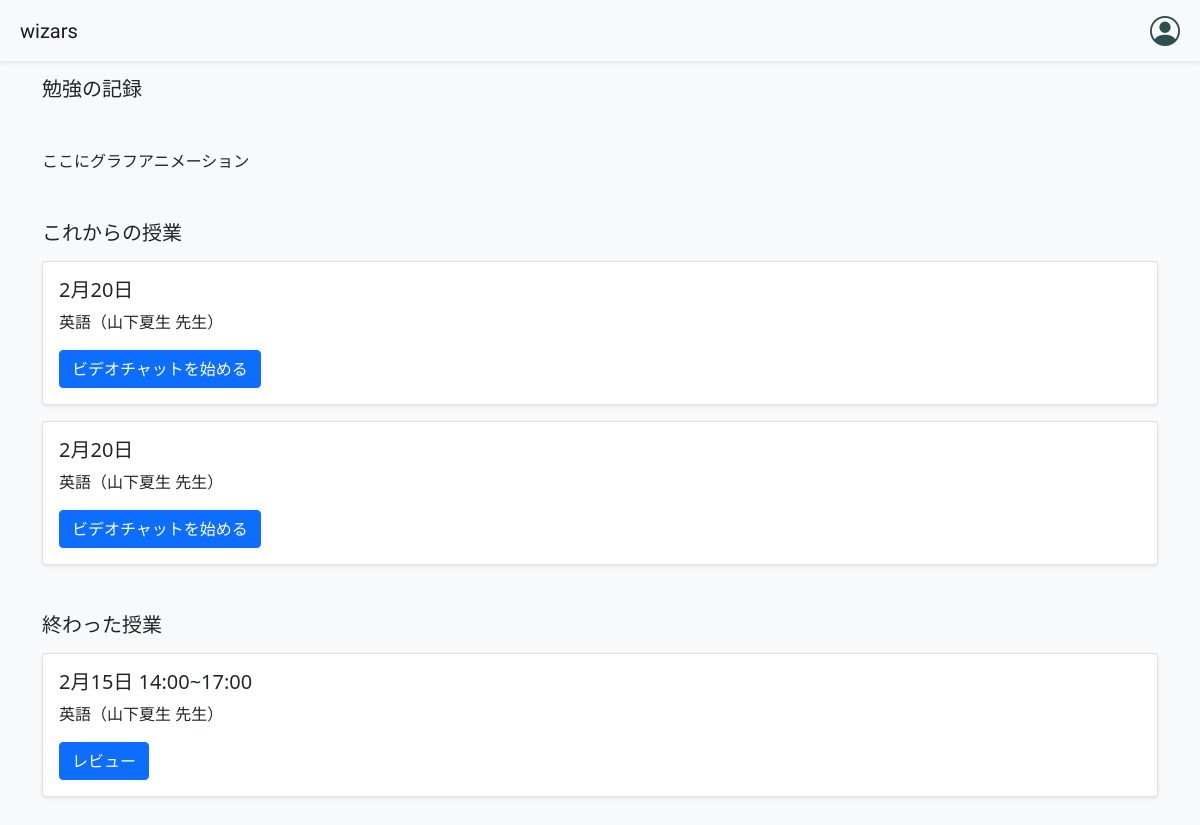
/mypage, run on an earlier commit of the app's database.
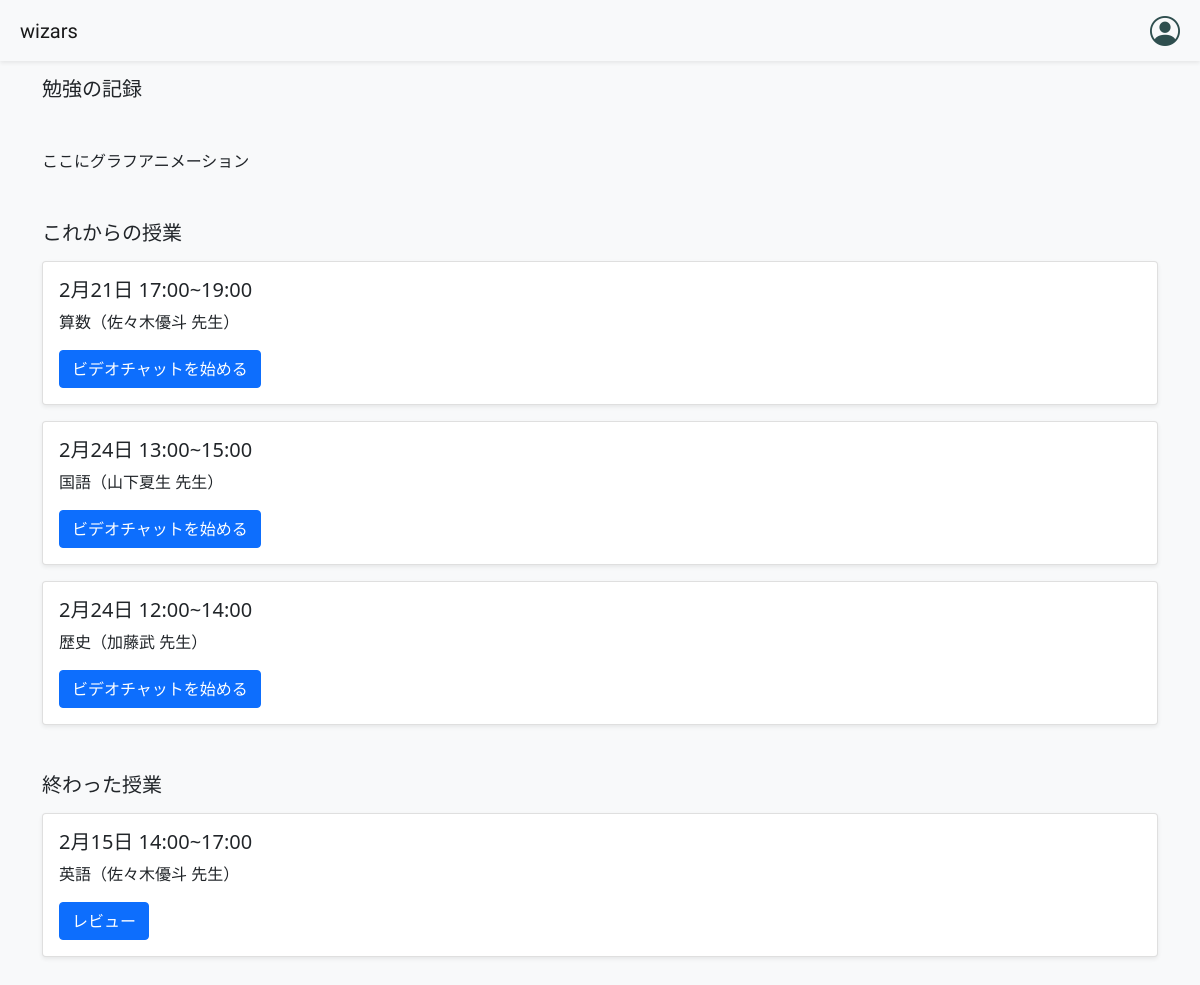
And on a later commit of the database.
### models/models.py (models this page shows, shortened)
class Teacher(Base):
    __tablename__ = 'teachers'
    id = Column(Integer, primary_key=True)
    name = Column(String)
    subject = Column(String)
    price = Column(String)
    time = Column(String)
    text = Column(Text)
    image = Column(Integer)
    date = Column(DateTime, default=datetime.now())

### app/app.py (the view)
@app.route("/mypage")
def mypage():
    lectures = Lecture.query.all()
    lecture = Lecture.query.first()
    if lecture != None:
        teachers = []
        for lecture in lectures:
            teacher = Teacher.query.filter_by(id=lecture.teacher_id).first()
            teachers.append(teacher)
        return render_template("mypage.html", teachers=teachers)
    else:
        return render_template("mypage.html")

### app/templates/mypage.html (shortened to what this page needs)
{% extends "main_layout.html" %} {% block content%}
<div class="container">
    <h5 class="mt-3">勉強の記録</h5>
    <p class="my-5">ここにグラフアニメーション</p>
    <h5 class="mt-3">これからの授業</h5>
    {% for teacher in teachers if teachers != None %}
    <div class="card shadow-sm mt-3">
        <div class="card-body">
            <h5 class="card-title">{{teacher.time}}</h5>
            <p class="card-text">{{teacher.subject}}（<a href="/teachers/{{teacher.id}}" class="text-dark"
                    style="text-decoration: none;">{{teacher.name}} 先生</a>）</p>
            <a href="#" class="btn btn-primary">ビデオチャットを始める</a>
        </div>
    </div>
    {% endfor %}
    <h5 class="mt-5">終わった授業</h5>
    {% if teachers != None %}
    <div class="card shadow-sm mt-3 mb-5">
        <div class="card-body">
            <h5 class="card-title">2月15日 14:00~17:00</h5>
            <p class="card-text">英語（<a href="/teachers/{{teachers[0].id}}" class="text-dark"
                    style="text-decoration: none;">{{teachers[0].name}} 先生</a>）</p>
            <button type="button" class="btn btn-primary" data-bs-toggle="modal" data-bs-target="#reviewModal">
                レビュー
            </button>
        </div>
    </div>
    {% endif %}
</div>
{% endblock %}

### app/templates/main_layout.html (shortened to what this page needs)
<!DOCTYPE html>
<html lang="ja" dir="ltr">
<head>
    <link href="https://cdn.jsdelivr.net/npm/bootstrap@5.0.0-beta1/dist/css/bootstrap.min.css" rel="stylesheet"
>
    <link rel="stylesheet" href="https://cdnjs.cloudflare.com/ajax/libs/font-awesome/5.15.2/css/all.min.css"
 />
    <link rel="stylesheet" href="https://cdn.jsdelivr.net/npm/bootstrap-icons@1.3.0/font/bootstrap-icons.css">
    <link rel="stylesheet" href="/static/style.css" type="text/css">
</head>
<body class="bg-light">
    <header>
        <nav class="navbar navbar-light bg-light shadow-sm">
            <div class="container-fluid mx-2">
                <a class="navbar-brand" href="/teachers" style="font-family: Amita;">
                    wizars
                </a>
                <div class="btn-group">
                    <a href="/mypage">
                        <i class="bi bi-person-circle" style="font-size: 30px; color: darkslategrey;"></i>
                    </a>
                </div>
            </div>
        </nav>
    </header>
    <main class="mx-3 my-3">
        {% block content %} {% endblock %}
    </main>
</body>
</html>

What changed in the data, as far as the page shows it:
no longer on one of the page's lists (row edited): Teacher: time "2月20日", subject "英語", name "山下夏生"
changed Teacher: time "2月20日" → "2月21日 17:00~19:00"; subject "英語" → "算数"; name "山下夏生" → "佐々木優斗"
now on this page (row edited): Teacher: time "2月24日 13:00~15:00", subject "国語", name "山下夏生"
now on this page (row edited): Teacher: time "2月24日 12:00~14:00", subject "歴史", name "加藤武"
